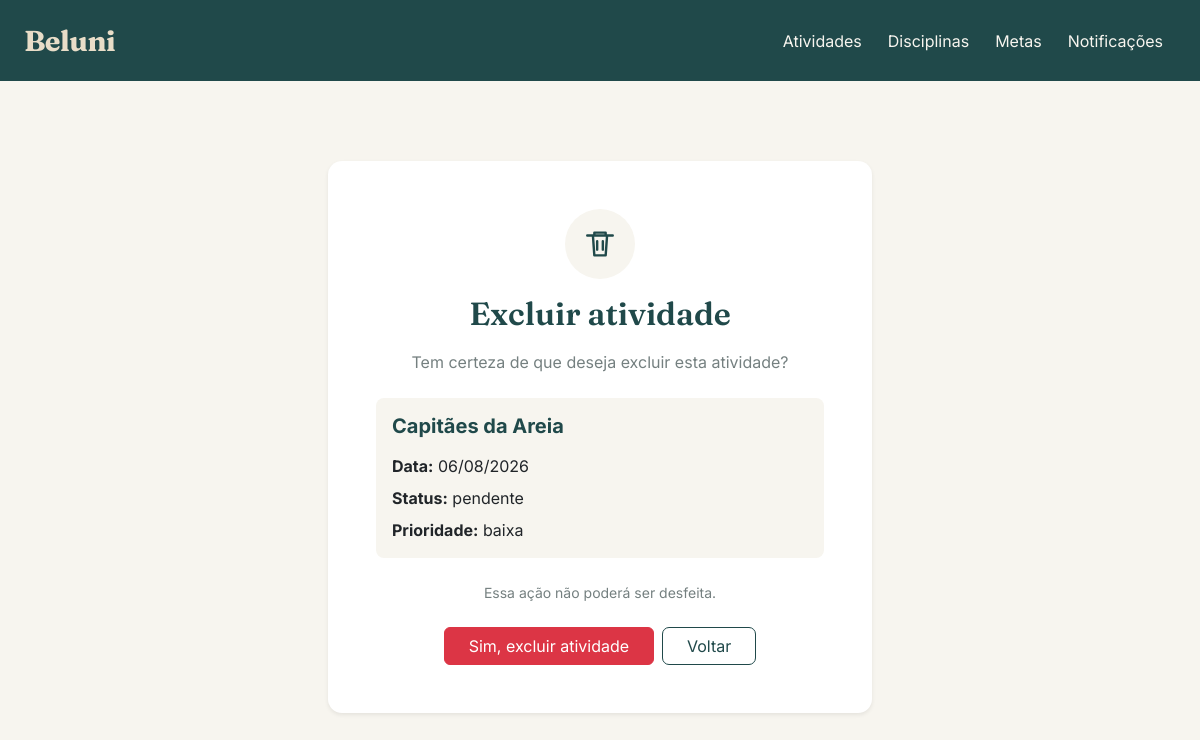
The page /atividades/1/excluir/ (signed in) on the database as committed earlier.
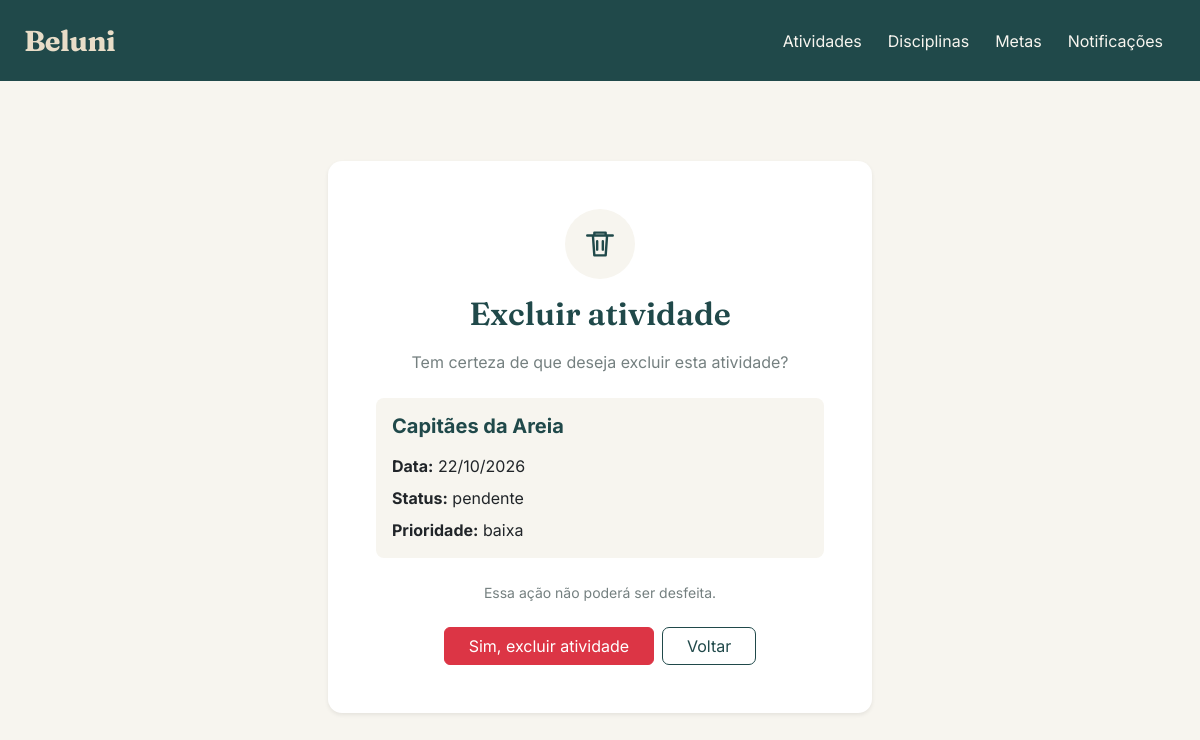
The same page on the database as committed later.
### atividade/models.py (models this page shows, shortened)
class Atividade(models.Model):
    titulo = models.CharField(max_length=100)
    data = models.DateField()
    detalhamento_atividade = models.CharField(max_length=255)
    status = models.CharField(max_length=50)
    prioridade = models.CharField(max_length=50)
    pontuacao = models.FloatField()
    disciplinas = models.ManyToManyField(
        Disciplina,
        through="AtividadeInterdisciplinar",
        related_name="atividades"
    )

### atividade/views.py (the view)
# urls.py: path('<int:id>/excluir/', views.excluir_atividade, name='excluir_atividade'),
@login_required
@permission_required('atividade.delete_atividade')
def excluir_atividade(request, id):
    atividade = get_object_or_404(Atividade, id=id)
    if request.method == 'POST':
        atividade.delete()
        return redirect('listar_atividades')
    return render(
        request,
        'atividade/excluir.html',
        {'atividade': atividade}
    )

### atividade/templates/atividade/excluir.html (shortened to what this page needs)
{% extends 'base.html' %}
{% block conteudo %}
<div class="container py-5">
    <div class="row justify-content-center">
        <div class="col-12 col-md-9 col-lg-7 col-xl-6">
            <div class="card border-0 shadow-sm p-4 p-md-5 text-center">
                <div class="mb-3">
                    <span class="d-inline-flex align-items-center justify-content-center rounded-circle"
                          style="width: 70px; height: 70px; background-color: #F7F5EF; color: #20494A;">
                        <svg xmlns="http://www.w3.org/2000/svg"
                             width="34" height="34" fill="none"
                             viewBox="0 0 24 24" stroke="currentColor"
                             stroke-width="1.7">
                            <path stroke-linecap="round"
                                  stroke-linejoin="round"
                                  d="M3 6h18M8 6V4h8v2m-9 0 1 14h8l1-14M10 10v6m4-6v6"/>
                        </svg>
                    </span>
                </div>
                <h1 class="titulo-pagina mb-3">
                    Excluir atividade
                </h1>
                <p class="text-secondary mb-4">
                    Tem certeza de que deseja excluir esta atividade?
                </p>
                <div class="rounded-3 p-3 mb-4 text-start"
                     style="background-color: #F7F5EF;">
                    <h5 class="fw-bold mb-3" style="color: #20494A;">
                        {{ atividade.titulo }}
                    </h5>
                    <p class="mb-2">
                        <strong>Data:</strong>
                        {{ atividade.data|date:"d/m/Y" }}
                    </p>
                    <p class="mb-2">
                        <strong>Status:</strong>
                        {{ atividade.get_status_display|default:atividade.status }}
                    </p>
                    <p class="mb-0">
                        <strong>Prioridade:</strong>
                        {{ atividade.get_prioridade_display|default:atividade.prioridade }}
                    </p>
                </div>
                <p class="small text-secondary mb-4">
                    Essa ação não poderá ser desfeita.
                </p>
                <form method="post">
                    <div class="d-flex flex-column flex-sm-row justify-content-center gap-2">
                        <button type="submit" class="btn btn-danger px-4">
                            Sim, excluir atividade
                        </button>
                        <a href="{% url 'listar_atividades' %}"
                           class="btn btn-outline-primary px-4">
                            Voltar
                        </a>
                    </div>
                </form>
            </div>
        </div>
    </div>
</div>
{% endblock %}

Rows that differ between the two databases and show on the page:
changed Atividade "Capitães da Areia": data "06/08/2026" → "22/10/2026"
